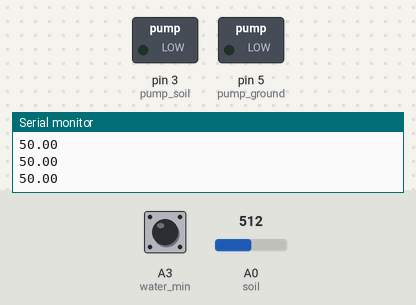
Bench run of a sketch on a simulated Arduino Uno, built with avr-gcc and run on an emulated ATmega328P. Shown: switched loads named in the sketch (green lamp = pin HIGH), the last lines printed to the serial monitor. The inputs (shaded band) are chosen by the test bench; at power-on: A0 (soil) = 512, A3 (water_min) HIGH.

Above: at 1.2 s.
1.3 s: A0 (soil) set to 556
2.8 s: A0 (soil) set to 571
At 4.0 s:
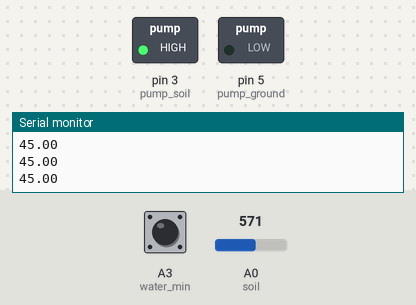
4.3 s: A0 (soil) set to 511
At 5.4 s:
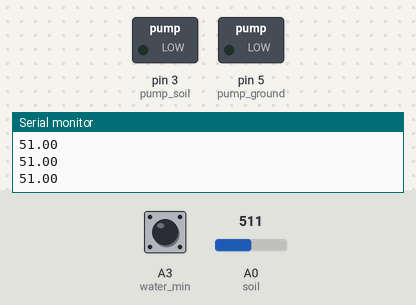
5.8 s: A0 (soil) set to 716
At 6.9 s:
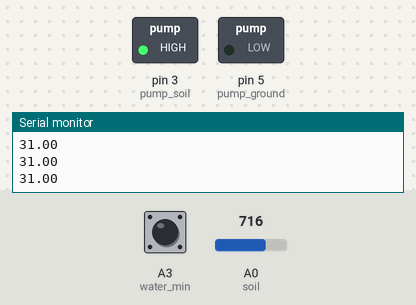
Timing chart, 0 to 8.3 s (numbered marks = the images above; inputs shaded):
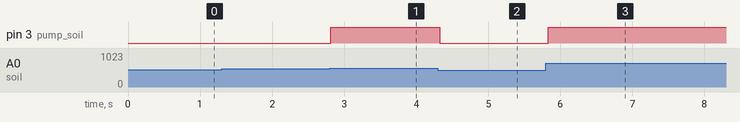

Measured:
- the behaviour switches between 562 and 563 on A0 (soil) (found by bisection; images 0 and 1)
- after the input at 2.8 s, pin 3 (pump_soil): LOW → HIGH at once
- after the input at 4.3 s, pin 3 (pump_soil): HIGH → LOW at once
- after the input at 5.8 s, pin 3 (pump_soil): LOW → HIGH at once

The sketch:

irrigation.ino
```cpp
#define soil A0
//#define TDS A1
//#define ph A2
#define water_min A3
#define water_max A4

//#define pump_drain 4
#define pump_soil 3
#define pump_ground 5

void setup()
{
  pinMode(soil, INPUT);
 // pinMode(TDS, INPUT);
  //pinMode(ph, INPUT);
  pinMode(water_max, INPUT);
  pinMode(water_min, INPUT);
 // pinMode(pump_drain, OUTPUT);
  pinMode(pump_ground, OUTPUT);
  pinMode(pump_soil, OUTPUT);
  Serial.begin(9600);
}

void loop()
{
  delay(100);
  if(digitalRead(water_min) == LOW && digitalRead(water_max) == LOW)
  {
    digitalWrite(pump_ground, HIGH);
  }
  else
  {
    digitalWrite(pump_ground, LOW);
  }
  float moisture = map(analogRead(soil), 0, 1023, 100, 0);
  Serial.println(moisture);
  if(moisture <= 45)
  {
    digitalWrite(pump_soil, HIGH);
  }
  else
  {
    digitalWrite(pump_soil, LOW);
  }
 /* float pH_val = map(analogRead(ph), 0, 1023, 4, 10); // change
  float TDS_val = map(analogRead(TDS), 0, 1023, 500, 1500); // change
   Serial.print(pH_val);
   Serial.print("/t");
   Serial.println(TDS_val);
  if((pH_val <= 6 || pH_val >= 8 || TDS_val >= 700) && digitalRead(water_min) == HIGH)
  {
    digitalWrite(pump_drain, HIGH);
  }
  else
  {
    digitalWrite(pump_drain, LOW);
  }

}*/
}
```
